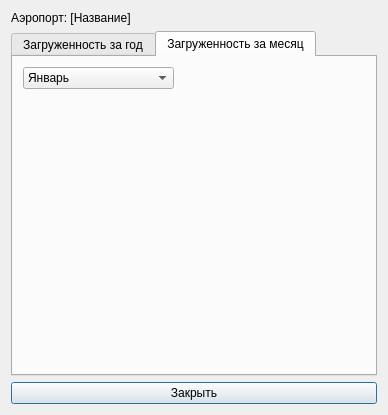
<?xml version="1.0" encoding="UTF-8"?>
<ui version="4.0">
 <class>StatisticsDialog</class>
 <widget class="QDialog" name="StatisticsDialog">
  <property name="geometry">
   <rect>
    <x>0</x>
    <y>0</y>
    <width>388</width>
    <height>415</height>
   </rect>
  </property>
  <property name="windowTitle">
   <string>Dialog</string>
  </property>
  <layout class="QVBoxLayout" name="verticalLayout">
   <item>
    <widget class="QLabel" name="lblAirportName">
     <property name="text">
      <string>Аэропорт: [Название]</string>
     </property>
    </widget>
   </item>
   <item>
    <widget class="QTabWidget" name="tabWidget">
     <property name="currentIndex">
      <number>1</number>
     </property>
     <widget class="QWidget" name="tab">
      <attribute name="title">
       <string>Загруженность за год</string>
      </attribute>
      <widget class="QWidget" name="wgtYearChart" native="true">
       <property name="geometry">
        <rect>
         <x>10</x>
         <y>10</y>
         <width>361</width>
         <height>351</height>
        </rect>
       </property>
      </widget>
     </widget>
     <widget class="QWidget" name="tab_2">
      <attribute name="title">
       <string>Загруженность за месяц</string>
      </attribute>
      <widget class="QWidget" name="wgtMonthChart" native="true">
       <property name="geometry">
        <rect>
         <x>10</x>
         <y>70</y>
         <width>361</width>
         <height>291</height>
        </rect>
       </property>
      </widget>
      <widget class="QComboBox" name="cbMonth">
       <property name="geometry">
        <rect>
         <x>10</x>
         <y>10</y>
         <width>151</width>
         <height>22</height>
        </rect>
       </property>
       <item>
        <property name="text">
         <string>Январь</string>
        </property>
       </item>
       <item>
        <property name="text">
         <string>Февраль</string>
        </property>
       </item>
       <item>
        <property name="text">
         <string>Март</string>
        </property>
       </item>
       <item>
        <property name="text">
         <string>Апрель</string>
        </property>
       </item>
       <item>
        <property name="text">
         <string>Май</string>
        </property>
       </item>
       <item>
        <property name="text">
         <string>Июнь</string>
        </property>
       </item>
       <item>
        <property name="text">
         <string>Июль</string>
        </property>
       </item>
       <item>
        <property name="text">
         <string>Август</string>
        </property>
       </item>
       <item>
        <property name="text">
         <string>Сентябрь</string>
        </property>
       </item>
       <item>
        <property name="text">
         <string>Октябрь</string>
        </property>
       </item>
       <item>
        <property name="text">
         <string>Ноябрь</string>
        </property>
       </item>
       <item>
        <property name="text">
         <string>Декабрь</string>
        </property>
       </item>
      </widget>
     </widget>
    </widget>
   </item>
   <item>
    <widget class="QPushButton" name="btnCloseDialog">
     <property name="text">
      <string>Закрыть</string>
     </property>
    </widget>
   </item>
  </layout>
 </widget>
 <resources/>
 <connections/>
</ui>
